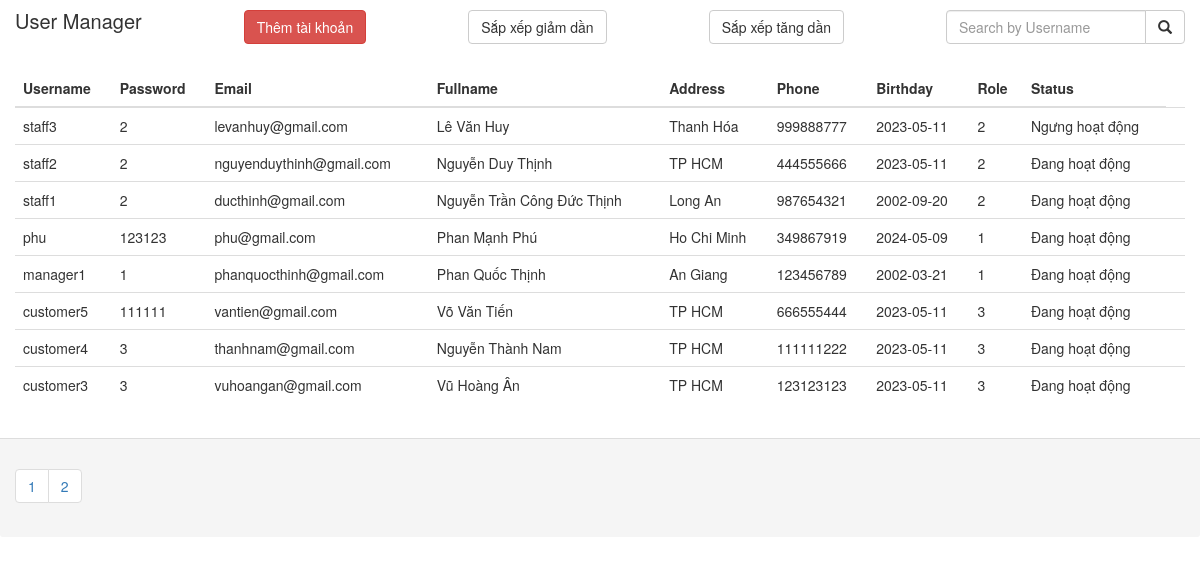
The app's page /admin/contents/sortUser1.php with its own data.
### tables this page shows
CREATE TABLE `user` (
  `Username` varchar(255) NOT NULL,
  `Password` varchar(255) NOT NULL,
  `Fullname` varchar(255) NOT NULL,
  `Email` varchar(255) NOT NULL,
  `Address` varchar(255) NOT NULL,
  `Phone` int(12) NOT NULL,
  `Birthday` date NOT NULL,
  `Role` tinyint(10) NOT NULL,
  `Status` varchar(20) NOT NULL,
  `ID` int(100) NOT NULL
);

### database/dbhelper.php (called while the page is built, shortened)
<?php
function executeResult($sql){
	$conn = mysqli_connect(HOST,USERNAME,PASSWORD,DATABASE);
	$resultset = mysqli_query($conn,$sql);
	$list =[];
	while($row = mysqli_fetch_array($resultset, 1)){
		$list[] = $row;
	}
	return $list;
}

### admin/contents/sortUser1.php (the view, shortened to what this page needs)
<!doctype html>
<html>
<head>
<link rel="stylesheet" href="https://maxcdn.bootstrapcdn.com/bootstrap/3.4.1/css/bootstrap.min.css">
</head>
<body>
              <div class="panel-heading" style="display: flex;justify-content: space-between;">
                    <h3 class="panel-title" style="font-size: 20px;">User Manager</h3>
                    <?php
                        if($_SESSION['role']==1||$_SESSION['role']==0){
                            echo "<button type="."button"." class="."'btn btn-danger'"." onClick="."window.open('admin_user_add.php','_self')".">Thêm tài khoản</button>";
                        }
                    ?>
                    <button type="button" class="btn btn-default" onclick="sortUser(1)">Sắp xếp giảm dần</button>
                    <button type="button" class="btn btn-default" onclick="sortUser1(1)">Sắp xếp tăng dần</button>
                    <div class="input-group">
                        <input type="text" class="form-control" id="usr" placeholder="Search by Username" style="width: 200px;">
                        <div class="input-group-btn">
                        <button class="btn btn-default" type="button" onclick="showUser()">
                            <i class="glyphicon glyphicon-search"></i>
                        </button>
                        </div>
                    </div>
              </div>
              <div class="panel-body">
                    <table class="table table-hover">
                        <thead>
                            <tr>
                                <th>Username</th>
                                <th>Password</th>
                                <th>Email</th>
                                <th>Fullname</th>
                                <th>Address</th>
                                <th>Phone</th>
                                <th>Birthday</th>
                                <th>Role</th>
                                <th>Status</th>
                            </tr>
                        </thead>
                        <tbody id="user-container" class="user-container">
                        <?php
                          $sql = 'select * from user ORDER BY Username DESC limit 0,8';
                          $ListUser = executeResult($sql);
                            foreach($ListUser as $User){
                              echo '<tr>';
                              echo '<td>'.$User['Username'].'</td>';
                              echo '<td>'.$User['Password'].'</td>';
                              echo '<td>'.$User['Email'].'</td>';
                              echo '<td>'.$User['Fullname'].'</td>';
                              echo '<td>'.$User['Address'].'</td>';
                              echo '<td>'.$User['Phone'].'</td>';
                              echo '<td>'.$User['Birthday'].'</td>';
                              echo '<td>'.$User['Role'].'</td>';
                              echo '<td>'.$User['Status'].'</td>';
                              echo '<td>';
                              echo '</td>';
                              echo '</tr>';
                              }
                        ?>
                        </tbody>
                    </table>
              </div>
              <div class="panel-footer">
                <ul class="pagination">
                    <?php
                        $sql = 'select count(ID) as number from user';
                        $ListUser = executeResult($sql);
                        $number = 0;
                        if($ListUser!=null & count($ListUser)>0){
                            $number = $ListUser[0]['number'];
                        }
                        $pages = ceil($number/8);
                        for($i=1;$i<=$pages;$i++){
                            echo '<li onClick="paginationUser2('.$i.')"><a>'.$i.'</a></li>';
                        }
                    ?>
                </ul>
              </div>
</body>
</html>

### records on screen
user: Username "staff3", Password "2", Email "levanhuy@gmail.com", Fullname "Lê Văn Huy", Address "Thanh Hóa", Phone "999888777", Birthday "2023-05-11", Role "2", Status "Ngưng hoạt động"
user: Username "staff2", Password "2", Email "nguyenduythinh@gmail.com", Fullname "Nguyễn Duy Thịnh", Address "TP HCM", Phone "444555666", Birthday "2023-05-11", Role "2", Status "Đang hoạt động"
user: Username "staff1", Password "2", Email "ducthinh@gmail.com", Fullname "Nguyễn Trần Công Đức Thịnh", Address "Long An", Phone "987654321", Birthday "2002-09-20", Role "2", Status "Đang hoạt động"
user: Username "phu", Password "123123", Email "phu@gmail.com", Fullname "Phan Mạnh Phú", Address "Ho Chi Minh", Phone "349867919", Birthday "2024-05-09", Role "1", Status "Đang hoạt động"
user: Username "manager1", Password "1", Email "phanquocthinh@gmail.com", Fullname "Phan Quốc Thịnh", Address "An Giang", Phone "123456789", Birthday "2002-03-21", Role "1", Status "Đang hoạt động"
user: Username "customer5", Password "111111", Email "vantien@gmail.com", Fullname "Võ Văn Tiến", Address "TP HCM", Phone "666555444", Birthday "2023-05-11", Role "3", Status "Đang hoạt động"
user: Username "customer4", Password "3", Email "thanhnam@gmail.com", Fullname "Nguyễn Thành Nam", Address "TP HCM", Phone "111111222", Birthday "2023-05-11", Role "3", Status "Đang hoạt động"
user: Username "customer3", Password "3", Email "vuhoangan@gmail.com", Fullname "Vũ Hoàng Ân", Address "TP HCM", Phone "123123123", Birthday "2023-05-11", Role "3", Status "Đang hoạt động"
